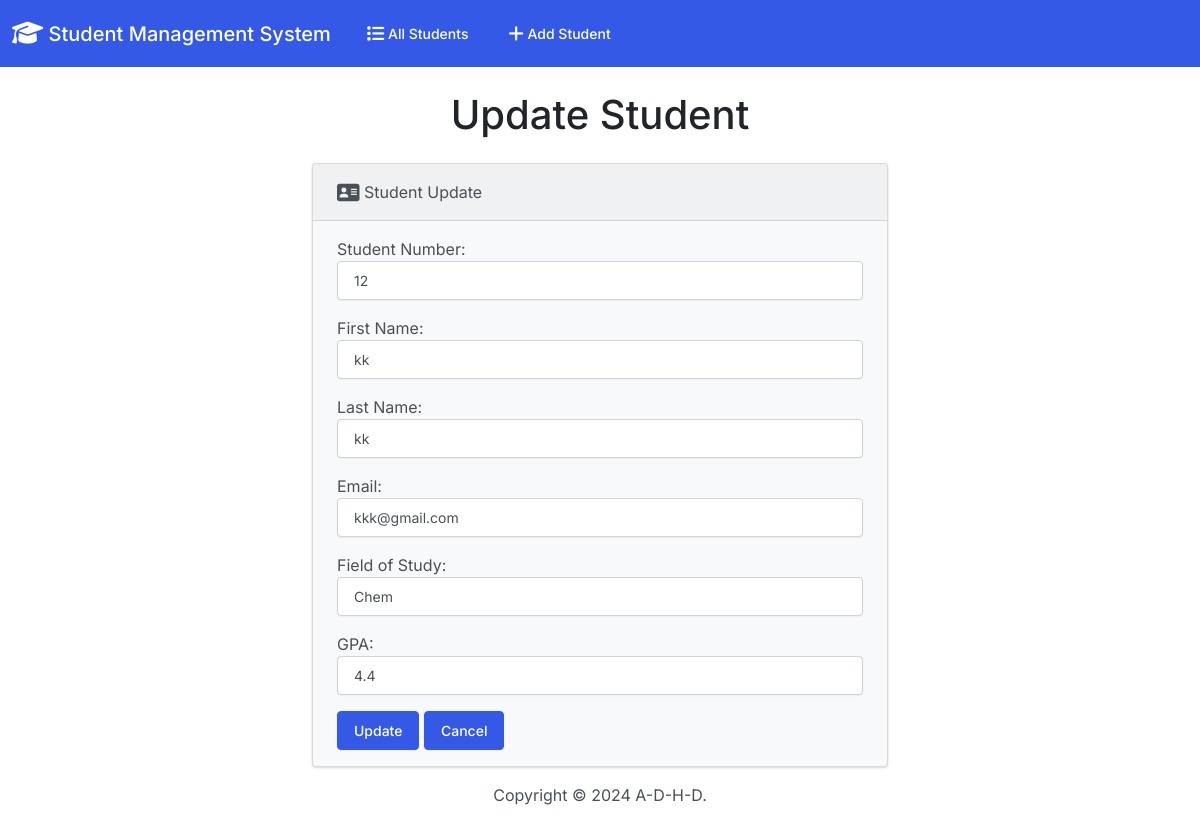
/edit/8/, run on the app's committed database.
### students/models.py (models this page shows, shortened)
class Student(models.Model):
    student_number = models.IntegerField()
    first_name = models.CharField(max_length = 100)
    last_name =  models.CharField(max_length = 100)
    email = models.EmailField(max_length = 40)
    field_of_study = models.CharField(max_length = 50)
    gpa = models.FloatField()

### students/views.py (the view)
# urls.py: path('edit/<int:id>/', views.edit, name = 'edit'),
def edit(request, id):
    if request.method == 'POST':
        student = Student.objects.get(pk=id)
        form = StudentForm(request.POST, instance=student)
        if form.is_valid():
            form.save()
            return render(request, 'students/edit.html', {
                'form': form,
                'success': True
            })
    else:
        student = Student.objects.get(pk=id)
        form = StudentForm(instance=student)
    return render(request, 'students/edit.html', {
        'form': form
    })

### students/forms.py
class StudentForm(forms.ModelForm):
    class Meta:
        model = Student
        fields = ['student_number', 'first_name', 'last_name', 'email', 'field_of_study', 'gpa']
        labels = {
            'student_number': 'Student Number',
            'first_name': 'First Name',
            'last_name': 'Last Name',
            'email': 'Email',
            'field_of_study': 'Field of Study',
            'gpa': 'GPA'
        }
        widgets = {
            'student_number': forms.NumberInput(attrs={'class': 'form-control'}),
            'first_name': forms.TextInput(attrs={'class': 'form-control'}),
            'last_name': forms.TextInput(attrs={'class': 'form-control'}),
            'email': forms.EmailInput(attrs={'class': 'form-control'}),
            'field_of_study': forms.TextInput(attrs={'class': 'form-control'}),
            'gpa': forms.NumberInput(attrs={'class': 'form-control'}),
        }

### students/templates/students/edit.html (shortened to what this page needs)
{% extends 'students/base.html' %}
{% block body %}
<h1 class="text-center m-4">Update Student</h1>
{% if success %}
<div class="alert alert-success" role="alert">
    The new student updated successfully
    <a href="{% url 'index' %}" class="alert-link">Go to Home Page</a>
</div>
{% else %}
<div class="row justify-content-center">
    <div class="col-6">
        <div class="card bg-light mb-3">
            <div class="card-header">
                <i class="fa-solid fa-address-card fa-lg"></i> Student Update
            </div>
            <div class="card-body">
                <form action="" method="post">
                    {{ form.as_p }}
                    <button type="submit" class="btn btn-primary">Update</button>
                    <a href="{% url 'index' %}" class="btn btn-primary">Cancel</a>
                </form>
            </div>
        </div>
    </div>
</div>
{% endif %}
{% endblock %}

### data on the page
Student: student_number "12", first_name "kk", last_name "kk", email "kkk@gmail.com", field_of_study "Chem", gpa "4.4"
